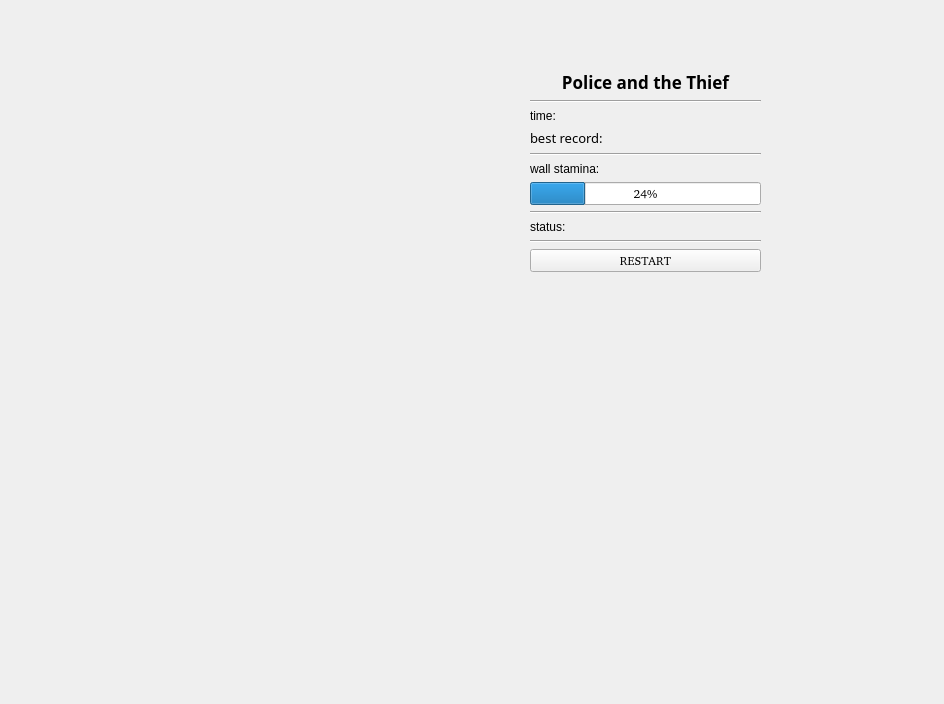
<?xml version="1.0" encoding="UTF-8"?>
<ui version="4.0">
 <class>MainWindow</class>
 <widget class="QMainWindow" name="MainWindow">
  <property name="geometry">
   <rect>
    <x>0</x>
    <y>0</y>
    <width>944</width>
    <height>704</height>
   </rect>
  </property>
  <property name="windowTitle">
   <string>QRosApp</string>
  </property>
  <property name="windowIcon">
   <iconset resource="../resources/images.qrc">
    <normaloff>:/images/icon.png</normaloff>:/images/icon.png</iconset>
  </property>
  <property name="locale">
   <locale language="English" country="Australia"/>
  </property>
  <widget class="QWidget" name="centralwidget">
   <widget class="QWidget" name="rightWidget" native="true">
    <property name="geometry">
     <rect>
      <x>520</x>
      <y>60</y>
      <width>251</width>
      <height>561</height>
     </rect>
    </property>
    <layout class="QHBoxLayout" name="horizontalLayout">
     <item>
      <layout class="QVBoxLayout" name="verticalLayout">
       <property name="leftMargin">
        <number>10</number>
       </property>
       <property name="topMargin">
        <number>10</number>
       </property>
       <property name="rightMargin">
        <number>10</number>
       </property>
       <property name="bottomMargin">
        <number>10</number>
       </property>
       <item>
        <widget class="QLabel" name="titleLb">
         <property name="font">
          <font>
           <family>NotoSerifTamilSlanted SemiCondensed Black</family>
           <pointsize>13</pointsize>
           <weight>75</weight>
           <italic>false</italic>
           <bold>true</bold>
           <underline>false</underline>
           <strikeout>false</strikeout>
           <stylestrategy>PreferDefault</stylestrategy>
           <kerning>true</kerning>
          </font>
         </property>
         <property name="text">
          <string>Police and the Thief</string>
         </property>
         <property name="alignment">
          <set>Qt::AlignCenter</set>
         </property>
        </widget>
       </item>
       <item>
        <widget class="Line" name="line_4">
         <property name="orientation">
          <enum>Qt::Horizontal</enum>
         </property>
        </widget>
       </item>
       <item>
        <widget class="QLabel" name="timeLb">
         <property name="text">
          <string>time: </string>
         </property>
         <property name="margin">
          <number>3</number>
         </property>
        </widget>
       </item>
       <item>
        <widget class="QLabel" name="bestLb">
         <property name="font">
          <font>
           <family>Ubuntu Sans</family>
           <pointsize>10</pointsize>
          </font>
         </property>
         <property name="text">
          <string>best record: </string>
         </property>
        </widget>
       </item>
       <item>
        <widget class="Line" name="line">
         <property name="orientation">
          <enum>Qt::Horizontal</enum>
         </property>
        </widget>
       </item>
       <item>
        <widget class="QLabel" name="staminaLb">
         <property name="text">
          <string>wall stamina: </string>
         </property>
        </widget>
       </item>
       <item>
        <widget class="QProgressBar" name="staminaBar">
         <property name="font">
          <font>
           <family>URW Bookman [urw]</family>
          </font>
         </property>
         <property name="value">
          <number>24</number>
         </property>
        </widget>
       </item>
       <item>
        <widget class="Line" name="line_2">
         <property name="orientation">
          <enum>Qt::Horizontal</enum>
         </property>
        </widget>
       </item>
       <item>
        <widget class="QLabel" name="statusLb">
         <property name="text">
          <string>status: </string>
         </property>
         <property name="margin">
          <number>3</number>
         </property>
        </widget>
       </item>
       <item>
        <widget class="Line" name="line_3">
         <property name="orientation">
          <enum>Qt::Horizontal</enum>
         </property>
        </widget>
       </item>
       <item>
        <widget class="QPushButton" name="restartBtn">
         <property name="font">
          <font>
           <family>P052 [urw]</family>
          </font>
         </property>
         <property name="text">
          <string>RESTART</string>
         </property>
        </widget>
       </item>
       <item>
        <spacer name="verticalSpacer">
         <property name="orientation">
          <enum>Qt::Vertical</enum>
         </property>
         <property name="sizeHint" stdset="0">
          <size>
           <width>20</width>
           <height>40</height>
          </size>
         </property>
        </spacer>
       </item>
      </layout>
     </item>
    </layout>
   </widget>
  </widget>
  <action name="action_Quit">
   <property name="text">
    <string>&amp;Quit</string>
   </property>
   <property name="shortcut">
    <string>Ctrl+Q</string>
   </property>
   <property name="shortcutContext">
    <enum>Qt::ApplicationShortcut</enum>
   </property>
  </action>
  <action name="action_Preferences">
   <property name="text">
    <string>&amp;Preferences</string>
   </property>
  </action>
  <action name="actionAbout">
   <property name="text">
    <string>&amp;About</string>
   </property>
  </action>
  <action name="actionAbout_Qt">
   <property name="text">
    <string>About &amp;Qt</string>
   </property>
  </action>
 </widget>
 <resources>
  <include location="../resources/images.qrc"/>
 </resources>
 <connections>
  <connection>
   <sender>action_Quit</sender>
   <signal>triggered()</signal>
   <receiver>MainWindow</receiver>
   <slot>close()</slot>
   <hints>
    <hint type="sourcelabel">
     <x>-1</x>
     <y>-1</y>
    </hint>
    <hint type="destinationlabel">
     <x>399</x>
     <y>299</y>
    </hint>
   </hints>
  </connection>
 </connections>
</ui>
